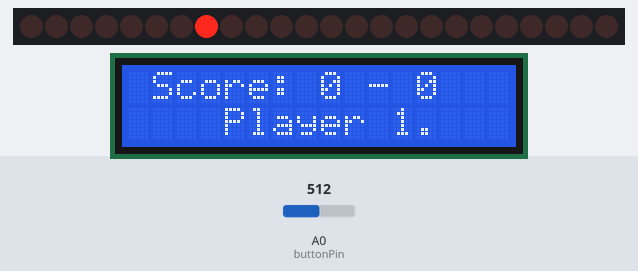
This sketch was run on a simulated Arduino Uno, built with avr-gcc and run on an emulated ATmega328P. Parts: 24 shift-register outputs drawn as a row of LEDs (first output left, lit = HIGH), 16×2 character LCD. Wiring (inferred from the names in the program): 3 × shift register (74HC595): data pin 11; shift clock pin 12; latch pin 8. Wiring (inferred from the signals the program sends): row of LEDs: on Q0, Q1, Q2, Q3, Q4, Q5, Q6, Q7, Q8, Q9, Q10, Q11, Q12, Q13, Q14, Q15, Q16, Q17, Q18, Q19, Q20, Q21, Q22, Q23. The inputs (shaded band) are chosen by the test bench; at power-on: A0 (buttonPin) = 512. What the sketch prints to the serial monitor is not drawn.

Above: at 4.2 s.
4.3 s: A0 (buttonPin) set to 474
5.8 s: A0 (buttonPin) set to 447
At 6.4 s:
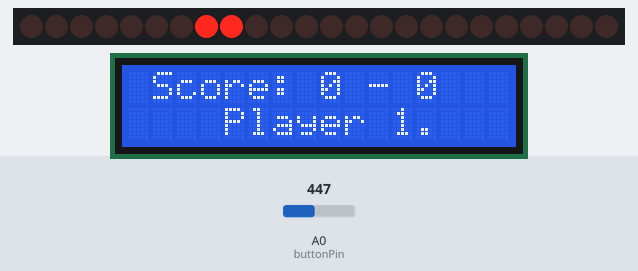
7.3 s: A0 (buttonPin) set to 359
8.8 s: A0 (buttonPin) set to 336
At 9.8 s:
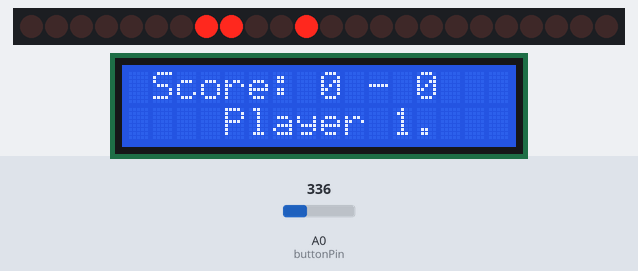
10.3 s: A0 (buttonPin) set to 591
11.8 s: A0 (buttonPin) set to 618
At 12.2 s:
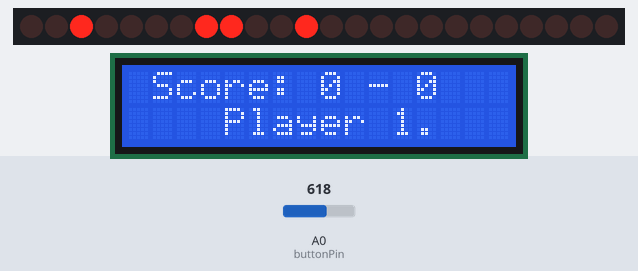
Timing chart, 0 to 14.3 s (numbered marks = the images above; inputs shaded):
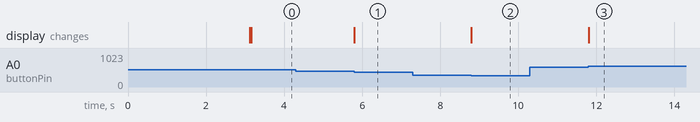

The sketch:

arduinocode.ino
```cpp
/*^^^^^^^^^^^^^^^^^^^^^^^^^\
|     Tic Tac Toe Game     |
|       for ARDUINO        |
|                          |
| Autor: Bucura Teodora    |
|                          |
\^^^^^^^^^^^^^^^^^^^^^^^^^*/

// Biblioteci necesare pentru funcționarea ecranului LCD
#include <Wire.h>
#include <LiquidCrystal_I2C.h>

// Inițializarea ecranului LCD la adresa I2C specifică (0x27) și cu dimensiunea 16x2
LiquidCrystal_I2C lcd(0x27,16,2);

// Definim constante pentru identificarea jucătorilor
const int player1 = 1; // player1 - roșu
const int player2 = 2; // player2 - albastru

// Variabile de scor și număr al jocului
int scor1 = 0; // Scor pentru player1
int scor2 = 0; // Scor pentru player2
int nrjoc = 1; // Contor pentru numărul jocului
int mutare = 0;

// Vector care reține starea LED-urilor (0 = stins, 1 = roșu, 2 = albastru)
int lights[] = {0, 0, 0, 0, 0, 0, 0, 0, 0, 0};
int flash[] = {0, 0, 0, 0, 0, 0, 0, 0, 0, 0};

// Definirea pinilor pentru butoane și registrii de deplasare
int buttonPin = A0;     // Pinul analog pentru butoane
int button = 0;         // Variabilă pentru a reține butonul apăsat

int latchPin = 8;       // Pinul pentru blocarea (latch) registrului
int clockPin = 12;      // Pinul pentru semnalul de ceas
int dataPin = 11;       // Pinul pentru date

// Variabile pentru controlul fiecărui LED prin shift register
int byte1 = 0;
int byte2 = 0;
int byte3 = 0;

void setup() {
  // Configurarea pinilor ca OUTPUT
  pinMode(latchPin, OUTPUT);
  pinMode(dataPin, OUTPUT);
  pinMode(clockPin, OUTPUT);

  // Pornirea comunicației seriale
  Serial.begin(9600);

  // Inițializarea ecranului LCD și afișarea mesajului de start
  lcd.init();
  lcd.backlight();
  lcd.setCursor(2,0);
  lcd.print("Tic Tac Toe");
  lcd.setCursor(4,1);
  lcd.print("Let's play!");
  delay(3000);
}

void loop() {
  // Afișăm scorul curent pe ecranul LCD
  lcd.setCursor(1,0);
  lcd.print("Score:        ");
  lcd.setCursor(8,0);
  lcd.print(scor1);
  lcd.print(" - ");
  lcd.print(scor2);

  // Citim butonul apăsat și pornim jocul
  button = getButtonPush();
  playTicTacToe(); // Funcția principală a jocului
  refreshDisplay(); // Actualizăm LED-urile
  delay(50); // Pauză pentru stabilitate
}

// Funcție pentru citirea butonului apăsat
int getButtonPush() {
  int pressed = -1; // Inițial, nicio apăsare
  int temp = analogRead(buttonPin); // Citirea valorii analogice a pinului pentru butoane

  // Verificăm intervalele pentru fiecare buton si reținem butonul apăsat
  if (temp > 690 && temp < 750) { pressed = 1; }
    else if (temp > 600 && temp < 630) { pressed = 2; }
    else if (temp > 520 && temp < 580) { pressed = 3; }
    else if (temp > 490 && temp < 530) { pressed = 4; }
    else if (temp > 420 && temp < 460) { pressed = 5; }
    else if (temp > 300 && temp < 350) { pressed = 6; }
    else if (temp > 280 && temp < 300) { pressed = 7; }
    else if (temp > 240 && temp < 270) { pressed = 8; }
    else if (temp > 200 && temp < 230) { pressed = 9; }

  return pressed; // Returnăm numărul butonului apăsat
}

// Funcție pentru actualizarea stării LED-urilor
void refreshDisplay() {
  // Resetăm stările byte-urilor folosite pentru shift register
  byte1 = 0;
  byte2 = 0;
  byte3 = 0;
  // Setăm LED-urile în funcție de starea lor: roșu (1) sau albastru (2)
  if (lights[1] == 2){byte1 = byte1 ^ B00000001;}
  if (lights[1] == 1){byte1 = byte1 ^ B00000010;}
  if (lights[2] == 2){byte1 = byte1 ^ B00000100;}
  if (lights[2] == 1){byte1 = byte1 ^ B00001000;}
  if (lights[3] == 2){byte1 = byte1 ^ B00010000;}
  if (lights[3] == 1){byte1 = byte1 ^ B00100000;}
  if (lights[4] == 2){byte1 = byte1 ^ B01000000;}
  if (lights[4] == 1){byte1 = byte1 ^ B10000000;}
  if (lights[5] == 2){byte2 = byte2 ^ B00000001;}
  if (lights[5] == 1){byte2 = byte2 ^ B00000010;}
  if (lights[6] == 2){byte2 = byte2 ^ B00000100;}
  if (lights[6] == 1){byte2 = byte2 ^ B00001000;}
  if (lights[7] == 2){byte2 = byte2 ^ B00010000;}
  if (lights[7] == 1){byte2 = byte2 ^ B00100000;}
  if (lights[8] == 2){byte2 = byte2 ^ B01000000;}
  if (lights[8] == 1){byte2 = byte2 ^ B10000000;}
  if (lights[9] == 2){byte3 = byte3 ^ B00000001;}
  if (lights[9] == 1){byte3 = byte3 ^ B00000010;}

  setLEDs(); // Apelăm funcția pentru a trimite datele către LED-uri
}

// Funcție pentru a trimite datele către registrul de deplasare
void setLEDs() {
  digitalWrite(latchPin, LOW); // Coborâm pinul latch
  shiftOut(dataPin, clockPin, MSBFIRST, byte3); // Transmitem byte3
  shiftOut(dataPin, clockPin, MSBFIRST, byte2); // Transmitem byte2
  shiftOut(dataPin, clockPin, MSBFIRST, byte1); // Transmitem byte1
  digitalWrite(latchPin, HIGH); // Ridicăm pinul latch pentru a actualiza LED-urile
}

// Funcția principală de joc
void playTicTacToe() {
  int gameState = 1; // Variabilă pentru starea jocului
  clearBoard();      // Curățăm tabla de joc la începutul fiecărui joc
      // Contor pentru mutările făcute
  // Vedem al catelea joc este in serial monitor
  Serial.print("Numarul jocului: ");
  Serial.println(nrjoc);
  // Determinăm cine începe primul în funcție de paritatea numărului de jocuri (nrjoc)


  if (nrjoc % 2 == 1) {
    lcd.setCursor(4, 1);
    lcd.print("Player 1.  ");
    Serial.println("Joc nou! Player 1 (rosu) începe jocul.");
  } else if (nrjoc%2==0) {
    lcd.setCursor(4, 1);
    lcd.print("Player 2.  ");
    Serial.println("Joc nou! Player 2 (albastru) începe jocul.");
  }

  // Loop principal de joc până la finalizarea meciului
  while (gameState == 1) {
    button = -1;
    refreshDisplay();   // Actualizăm starea LED-urilor
    button = getButtonPush(); // Citim butonul apăsat
    // Verificăm dacă butonul apăsat este valid și LED-ul corespunzător este stins
    if (button!=-1 && lights[button] == 0) {
      mutare++; // Incrementăm contorul mutărilor
      if (mutare % 2 == 1){
        lights[button] = 1;  // Player 1 (roșu)
        Serial.print("Player 1 (rosu) a apasat butonul ");
        Serial.print(button);
        Serial.print(" si a aprins LED-ul ");
        Serial.println(button);
      } else if (mutare % 2 == 0){
        lights[button] = 2;  // Player 2 (albastru)
        Serial.print("Player 2 (albastru) a apasat butonul ");
        Serial.print(button);
        Serial.print(" si a aprins LED-ul ");
        Serial.println(button);
      }
    }
      gameState = checkForWin(); // Verificăm dacă cineva a câștigat

      // Actualizăm scorul și nrjoc în funcție de câștigătorul jocului
      if (gameState == 11) { // Player 1 câștigă
        scor1++;
        nrjoc++;
        Serial.print("Player 1 (rosu) a castigat meciul! Scorul este acum ");
        Serial.print(scor1);
        Serial.print(" - ");
        Serial.println(scor2);
      } else if (gameState == 12) { // Player 2 câștigă
        scor2++;
        nrjoc++;
        Serial.print("Player 2 (albastru) a castigat meciul! Scorul este acum ");
        Serial.print(scor1);
        Serial.print(" - ");
        Serial.println(scor2);
      } else if (gameState == 13) { // Remiză
        nrjoc++;
        Serial.println("Jocul s-a terminat cu remiza!");
      }

      refreshDisplay(); // Actualizăm LED-urile după mutare

  }

  showWinner(gameState); // Afișăm câștigătorul
  clearBoard();          // Curățăm tabla pentru următorul joc
  refreshDisplay();      // Actualizăm LED-urile pentru a le stinge
  delay(1000);           // Pauză înainte de următorul joc
}

// Functie care afiseaza câștigătorul prin aprinderea și stroboscopia celulelor corespunzătoare pe tabelă
void showWinner(int gameState) {
  // Resetăm toate valorile din array-ul 'flash' la 0 (stins)
  flash[1]=0; flash[2]=0; flash[3]=0; flash[4]=0; flash[5]=0; flash[6]=0; flash[7]=0; flash[8]=0; flash[9]=0;

  // Verificăm dacă jucătorul 1 a câștigat pe fiecare linie, coloană sau diagonală
  if (lights[1] == player1 && lights[2] == player1 && lights[3] == player1) { flash[1] = 1; flash[2] = 1; flash[3] = 1; }
  if (lights[4] == player1 && lights[5] == player1 && lights[6] == player1) { flash[4] = 1; flash[5] = 1; flash[6] = 1; }
  if (lights[7] == player1 && lights[8] == player1 && lights[9] == player1) { flash[7] = 1; flash[8] = 1; flash[9] = 1; }
  if (lights[1] == player1 && lights[4] == player1 && lights[7] == player1) { flash[1] = 1; flash[4] = 1; flash[7] = 1; }
  if (lights[2] == player1 && lights[5] == player1 && lights[8] == player1) { flash[2] = 1; flash[5] = 1; flash[8] = 1; }
  if (lights[3] == player1 && lights[6] == player1 && lights[9] == player1) { flash[3] = 1; flash[6] = 1; flash[9] = 1; }
  if (lights[1] == player1 && lights[5] == player1 && lights[9] == player1) { flash[1] = 1; flash[5] = 1; flash[9] = 1; }
  if (lights[3] == player1 && lights[5] == player1 && lights[7] == player1) { flash[3] = 1; flash[5] = 1; flash[7] = 1; }

  // Verificăm dacă jucătorul 2 a câștigat pe fiecare linie, coloană sau diagonală
  if (lights[1] == player2 && lights[2] == player2 && lights[3] == player2) { flash[1] = 2; flash[2] = 2; flash[3] = 2; }
  if (lights[4] == player2 && lights[5] == player2 && lights[6] == player2) { flash[4] = 2; flash[5] = 2; flash[6] = 2; }
  if (lights[7] == player2 && lights[8] == player2 && lights[9] == player2) { flash[7] = 2; flash[8] = 2; flash[9] = 2; }
  if (lights[1] == player2 && lights[4] == player2 && lights[7] == player2) { flash[1] = 2; flash[4] = 2; flash[7] = 2; }
  if (lights[2] == player2 && lights[5] == player2 && lights[8] == player2) { flash[2] = 2; flash[5] = 2; flash[8] = 2; }
  if (lights[3] == player2 && lights[6] == player2 && lights[9] == player2) { flash[3] = 2; flash[6] = 2; flash[9] = 2; }
  if (lights[1] == player2 && lights[5] == player2 && lights[9] == player2) { flash[1] = 2; flash[5] = 2; flash[9] = 2; }
  if (lights[3] == player2 && lights[5] == player2 && lights[7] == player2) { flash[3] = 2; flash[5] = 2; flash[7] = 2; }

  // Afișăm câștigătorul printr-un efect de flash pe LED-uri
  for (int i = 1; i <= 9; i++) {
    delay(200); // Pauză de 200ms între fiecare actualizare
    swapLightsAndFlash(); // Apelăm funcția pentru a schimba valorile dintre 'lights' și 'flash'
    refreshDisplay(); // Actualizăm vizualizarea pe display
  }
}

// Funcție pentru a schimba valorile din array-urile 'lights' și 'flash'
void swapLightsAndFlash() {
  // Copiem valorile din array-ul 'flash' în array-ul 'lights' pentru a actualiza starea tablei
  lights[1] = flash[1];
  lights[2] = flash[2];
  lights[3] = flash[3];
  lights[4] = flash[4];
  lights[5] = flash[5];
  lights[6] = flash[6];
  lights[7] = flash[7];
  lights[8] = flash[8];
  lights[9] = flash[9];
  delay(250); // Pauză de 250ms pentru a vizualiza schimbările
}

// Funcție care verifică dacă există un câștigător sau un egal pe tabla de joc
int checkForWin() {
  int winState = 1; // Inițial presupunem că nu există câștigător (valoare 1 înseamnă continuare joc)

  // Verificăm dacă jucătorul 1 a câștigat (toate cele 3 valori de pe linie, coloană sau diagonală sunt egale cu 'player1')
  if (lights[1] == player1 && lights[2] == player1 && lights[3] == player1) { winState = 11; }
  if (lights[4] == player1 && lights[5] == player1 && lights[6] == player1) { winState = 11; }
  if (lights[7] == player1 && lights[8] == player1 && lights[9] == player1) { winState = 11; }
  if (lights[1] == player1 && lights[4] == player1 && lights[7] == player1) { winState = 11; }
  if (lights[2] == player1 && lights[5] == player1 && lights[8] == player1) { winState = 11; }
  if (lights[3] == player1 && lights[6] == player1 && lights[9] == player1) { winState = 11; }
  if (lights[1] == player1 && lights[5] == player1 && lights[9] == player1) { winState = 11; }
  if (lights[3] == player1 && lights[5] == player1 && lights[7] == player1) { winState = 11; }

  // Verificăm dacă jucătorul 2 a câștigat (toate cele 3 valori de pe linie, coloană sau diagonală sunt egale cu 'player2')
  if (lights[1] == player2 && lights[2] == player2 && lights[3] == player2) { winState = 12; }
  if (lights[4] == player2 && lights[5] == player2 && lights[6] == player2) { winState = 12; }
  if (lights[7] == player2 && lights[8] == player2 && lights[9] == player2) { winState = 12; }
  if (lights[1] == player2 && lights[4] == player2 && lights[7] == player2) { winState = 12; }
  if (lights[2] == player2 && lights[5] == player2 && lights[8] == player2) { winState = 12; }
  if (lights[3] == player2 && lights[6] == player2 && lights[9] == player2) { winState = 12; }
  if (lights[1] == player2 && lights[5] == player2 && lights[9] == player2) { winState = 12; }
  if (lights[3] == player2 && lights[5] == player2 && lights[7] == player2) { winState = 12; }

  // Verificăm dacă jocul a ajuns la un egal (toate celulele sunt umplute)
  int draw = 1; // Inițial presupunem că este egalitate
  for (int i = 1; i < 10; i++) {
    if (lights[i] == 0) {
       draw = 0; // Dacă există o celulă necompletată, nu este egalitate
    }
  }
  if (draw == 1) {
    winState = 13; // Dacă toate celulele sunt umplute și nu există câștigător, declarăm egalitate
  }

  return winState; // Returnăm rezultatul: 11 - câștigă jucătorul 1, 12 - câștigă jucătorul 2, 13 - egalitate
}

// Funcție care curăță tabla de joc (resetează LED-urile la starea inițială)
void clearBoard() {
  for (int i = 1; i < 10; i++) {
    lights[i] = 0; // Resetăm fiecare LED la 0 (stins)
  }
}
```

Measured:
- the behaviour switches between 460 and 459 on A0 (buttonPin) (found by bisection; images 0 and 1)
- the behaviour switches between 350 and 349 on A0 (buttonPin) (found by bisection; images 1 and 2)
- the behaviour switches between 600 and 601 on A0 (buttonPin) (found by bisection; images 2 and 3)
- after the input at 4.3 s, every drawn part: stays the same
- after the input at 5.8 s, the display: changes at once (image 1)
- after the input at 7.3 s, every drawn part: stays the same
- after the input at 8.8 s, the display: changes at once (image 2)
- after the input at 10.3 s, every drawn part: stays the same
- after the input at 11.8 s, the display: changes at once (image 3)
